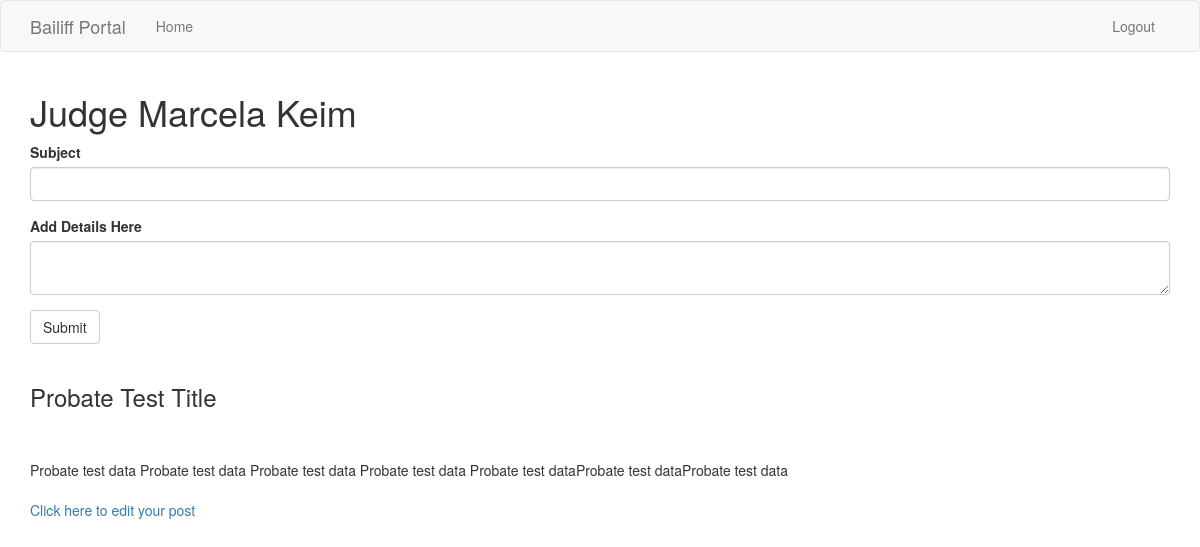
/judge/Marcela Keim (signed in), run on the app's committed database.
### app/models.py (models this page shows, shortened)
class Judge(db.Model):
  id = db.Column(db.Integer, primary_key=True)
  name = db.Column(db.String(64))
  posts = db.relationship('Post', backref='judge', lazy='dynamic')

class Post(db.Model):
  id = db.Column(db.Integer, primary_key=True)
  title = db.Column(db.String(50))
  body = db.Column(db.String(10000))
  judge_id = db.Column(db.Integer, db.ForeignKey('judge.id'))

### app/main/routes.py (the view)
@bp.route('/judge/<judgename>', methods=['GET', 'POST'])
@login_required
def judge(judgename):
  judge = Judge.query.filter_by(name=judgename).first_or_404()
  form = PostForm()
  if form.validate_on_submit():
    post = Post(body=form.post.data, title=form.title.data, judge_id=judge.id)
    db.session.add(post)
    db.session.commit()
    flash('Your post is now live!')
    return redirect(url_for('main.judge', judgename=judgename))
  posts = judge.posts.filter(Judge.id==Post.id)
  if posts.count() > 0:
    return render_template('judge.html', judge=judge,
                           posts=posts, form=form)
  else:
    return render_template('judge.html', judge=judge,
                           form=form)

### app/main/forms.py
class PostForm(FlaskForm):
  title = StringField('Subject', validators=[DataRequired()])
  post = TextAreaField('Add Details Here', validators=[DataRequired()])
  submit = SubmitField('Submit')

### app/models.py (called while the page is built)
@login.user_loader
def load_user(id):
  return User.query.get(int(id))

### app/templates/judge.html
{% extends "base.html" %}
{% import 'bootstrap/wtf.html' as wtf %}
{% block app_content %}
  <h1>Judge {{ judge.name }}</h1>
  {% if ( (current_user.judge == judge.name) or
          (current_user.permissions > 0) ) %}
    {{ wtf.quick_form(form) }}
  {% endif %}
  {% if posts %}
    {% for post in posts %}
      {% include '_post.html' %}
    {% endfor %}
  {% else %}
    <br>
    <p>There currently isn't any information available for Judge {{ judge.name }}. {% if current_user.judge != judge.name %}Ask their bailiff to add something! {% else %}Consider adding something in the form above!{% endif %}
  {% endif %}
{% endblock %}

### app/templates/_post.html
    <table>
        <tr valign="top">
            <td><br><h3>{{ post.title }}</h3><br><br>{{ post.body }}<br><br>
              {% if current_user.judge == judge.name %}
              <a href="{{ url_for('main.edit_post', id=post.id, judgename=judge.name) }}">Click here to edit your post</a>
              {% endif %}
            </td>
        </tr>
    </table>

### data on the page
Judge: name "Marcela Keim"
Post: title "Probate Test Title", body "Probate test data Probate test data Probate test data Probate test data Probate test dataProbate test dataProbate test data"
